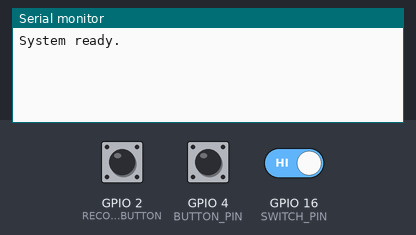
Simulated run of this sketch. Board: ESP32. Shown: the last lines printed to the serial monitor. The inputs (shaded band) are chosen by the test bench; at power-on: GPIO 2 (RECORD_BUTTON) HIGH, GPIO 4 (BUTTON_PIN) HIGH, GPIO 16 (SWITCH_PIN) HIGH. I2S audio is not simulated (input reads silence); storage starts empty.

Above: at 1.2 s.
1.3 s: GPIO 2 (RECORD_BUTTON) pulled LOW for 0.15 s
At 2.2 s:
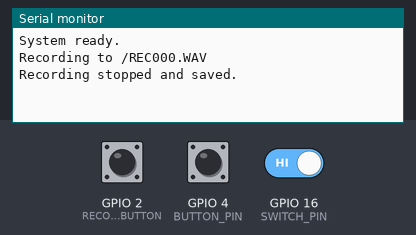
3.2 s: GPIO 4 (BUTTON_PIN) pulled LOW for 0.15 s
At 4.1 s:
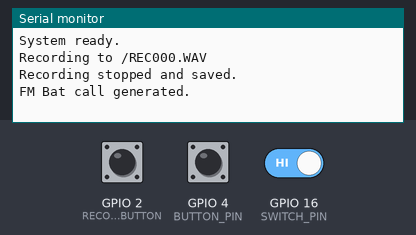
4.8 s: GPIO 2 (RECORD_BUTTON) pulled LOW for 1 s
At 5.6 s:
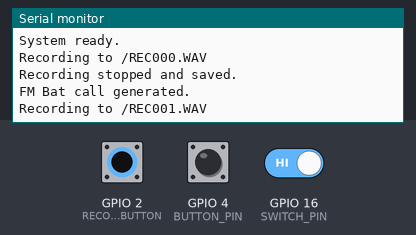
7.3 s: GPIO 4 (BUTTON_PIN) driven LOW and GPIO 16 (SWITCH_PIN) driven LOW
At 7.8 s:
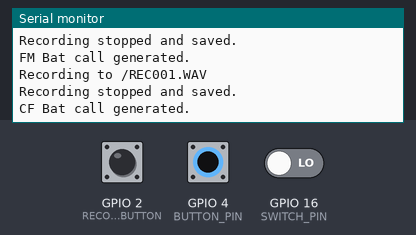

Measured:
- after the input at 1.3 s, the serial monitor: prints a new line after 0.21 s (image 1)
- after the input at 3.2 s, the serial monitor: prints a new line at once (image 2)
- after the input at 4.8 s, the serial monitor: prints a new line after 0.21 s (image 3)
- after the input at 7.3 s, the serial monitor: prints a new line at once (image 4)

The sketch:

espertillio.ino
```cpp
// (licence header left out)
#include <Arduino.h>
#include "driver/i2s.h"
#include <math.h>
#include <SD.h>
#include <SPI.h>

// === CONFIGURATION ===
#define SAMPLE_RATE 192000
#define BITS_PER_SAMPLE I2S_BITS_PER_SAMPLE_16BIT
#define CHANNELS 1
#define BUTTON_PIN 4
#define RECORD_BUTTON 2
#define SWITCH_PIN 16
#define SD_CS_PIN 5

#define I2S_IN_PORT I2S_NUM_0
#define I2S_OUT_PORT I2S_NUM_1

#define I2S_IN_BCK_IO 32
#define I2S_IN_WS_IO 33
#define I2S_IN_DI_IO 35
#define I2S_OUT_BCK_IO 25
#define I2S_OUT_WS_IO 27
#define I2S_OUT_DO_IO 26

const float freqShiftHz = 38000.0f;
const float angularFreq = 2.0f * M_PI * freqShiftHz / SAMPLE_RATE;
float phase = 0.0f;

#define CALL_F0_HZ 40000.0f
#define CALL_F1_HZ 5000.0f
#define CALL_DURATION_MS 50.0f
#define CALL_TAIL_PCT 50
#define DOPPLER_VELOCITY 0.0f
const float CALL_VOLUME_SCALE = 0.1f;

const int callSamples = int(CALL_DURATION_MS / 1000.0f * SAMPLE_RATE);
const int tailSamples = int((CALL_TAIL_PCT / 100.0f) * callSamples);
const int totalSamples = callSamples + 2 * tailSamples;
int16_t batCall[totalSamples * 2];

bool isPlaying = false;
bool isRecording = false;
int fileIndex = 0;
File recordingFile;

#define RING_BUFFER_SIZE 8192  // Tune this depending on available RAM
uint8_t ringBuffer[RING_BUFFER_SIZE];
size_t ringIndex = 0;

// === WAV HEADER ===
void writeWavHeader(File& file, uint32_t sampleRate, uint16_t bitsPerSample, uint32_t numSamples) {
  uint32_t dataChunkSize = numSamples * bitsPerSample / 8;
  uint32_t chunkSize = 36 + dataChunkSize;
  file.seek(0);
  file.write(reinterpret_cast<const uint8_t*>("RIFF"), 4);
  file.write((uint8_t*)&chunkSize, 4);
  file.write(reinterpret_cast<const uint8_t*>("WAVE"), 4);
  file.write(reinterpret_cast<const uint8_t*>("fmt "), 4);

  uint32_t subchunk1Size = 16;
  uint16_t audioFormat = 1;
  uint16_t numChannels = 1;
  uint32_t byteRate = sampleRate * numChannels * bitsPerSample / 8;
  uint16_t blockAlign = numChannels * bitsPerSample / 8;

  file.write((uint8_t*)&subchunk1Size, 4);
  file.write((uint8_t*)&audioFormat, 2);
  file.write((uint8_t*)&numChannels, 2);
  file.write((uint8_t*)&sampleRate, 4);
  file.write((uint8_t*)&byteRate, 4);
  file.write((uint8_t*)&blockAlign, 2);
  file.write((uint8_t*)&bitsPerSample, 2);
  file.write(reinterpret_cast<const uint8_t*>("data"), 4);
  file.write((uint8_t*)&dataChunkSize, 4);
}

String getNextFilename() {
  char fname[20];
  while (true) {
    snprintf(fname, sizeof(fname), "/REC%03d.WAV", fileIndex++);
    if (!SD.exists(fname)) return String(fname);
  }
}

void startRecording() {
  String fname = getNextFilename();
  recordingFile = SD.open(fname.c_str(), FILE_WRITE);
  if (!recordingFile) {
    Serial.println("Failed to open file for recording.");
    return;
  }
  // Reserve WAV header space
  for (int i = 0; i < 44; i++) recordingFile.write((uint8_t)0);
  isRecording = true;
  Serial.print("Recording to ");
  Serial.println(fname);
}

void stopRecording() {
  isRecording = false;

  // Flush any remaining audio in ring buffer
  if (ringIndex > 0) {
    recordingFile.write(ringBuffer, ringIndex);
    ringIndex = 0;
  }
  size_t fileSize = recordingFile.size();
  uint32_t samples = (fileSize - 44) / sizeof(int16_t);
  recordingFile.seek(0);
  writeWavHeader(recordingFile, SAMPLE_RATE, 16, samples);
  recordingFile.close();
  Serial.println("Recording stopped and saved.");
}

// === I2S SETUP ===
void setupI2SInput() {
  i2s_config_t config = {
    .mode = (i2s_mode_t)(I2S_MODE_MASTER | I2S_MODE_RX),
    .sample_rate = SAMPLE_RATE,
    .bits_per_sample = BITS_PER_SAMPLE,
    .channel_format = I2S_CHANNEL_FMT_ONLY_LEFT,
    .communication_format = I2S_COMM_FORMAT_I2S_MSB,
    .intr_alloc_flags = ESP_INTR_FLAG_LEVEL1,
    .dma_buf_count = 10,
    .dma_buf_len = 1024,
    .use_apll = true,
    .tx_desc_auto_clear = false,
    .fixed_mclk = SAMPLE_RATE * 256 // <- Crucial setting for getting the I2S clock right. Without this, ESP32 defaults to 48kHz no matter what .sample_rate is set to.
  };
  i2s_pin_config_t pins = {
    .bck_io_num = I2S_IN_BCK_IO,
    .ws_io_num = I2S_IN_WS_IO,
    .data_out_num = I2S_PIN_NO_CHANGE,
    .data_in_num = I2S_IN_DI_IO
  };
  i2s_driver_install(I2S_IN_PORT, &config, 0, NULL);
  i2s_set_pin(I2S_IN_PORT, &pins);
  i2s_zero_dma_buffer(I2S_IN_PORT);
}

void setupI2SOutput() {
  i2s_config_t config = {
    .mode = (i2s_mode_t)(I2S_MODE_MASTER | I2S_MODE_TX),
    .sample_rate = SAMPLE_RATE,
    .bits_per_sample = BITS_PER_SAMPLE,
    .channel_format = I2S_CHANNEL_FMT_ONLY_LEFT,
    .communication_format = I2S_COMM_FORMAT_I2S_MSB,
    .intr_alloc_flags = ESP_INTR_FLAG_LEVEL1,
    .dma_buf_count = 10,
    .dma_buf_len = 1024,
    .use_apll = true,
    .tx_desc_auto_clear = true,
    .fixed_mclk = SAMPLE_RATE * 256
  };
  i2s_pin_config_t pins = {
    .bck_io_num = I2S_OUT_BCK_IO,
    .ws_io_num = I2S_OUT_WS_IO,
    .data_out_num = I2S_OUT_DO_IO,
    .data_in_num = I2S_PIN_NO_CHANGE
  };
  i2s_driver_install(I2S_OUT_PORT, &config, 0, NULL);
  i2s_set_pin(I2S_OUT_PORT, &pins);
  i2s_zero_dma_buffer(I2S_OUT_PORT);
}

// === BAT CALL GENERATION ===
void generateFMBatCall(int16_t* out) {
  for (int i = 0; i < totalSamples; i++) out[i] = 0;
  float T = CALL_DURATION_MS / 1000.0f;
  float f0 = CALL_F0_HZ, f1 = CALL_F1_HZ, k = (f1 - f0) / T;
  for (int i = 0; i < callSamples; i++) {
    float t = i / (float)SAMPLE_RATE;
    float p = 2.0f * M_PI * (f0 * t + 0.5f * k * t * t);
    float h = 0.5f * (1 - cosf(2.0f * M_PI * i / (callSamples - 1)));
    out[tailSamples + i] = (int16_t)(sinf(p) * h * 32767.0f * CALL_VOLUME_SCALE);
  }
  Serial.println("FM Bat call generated.");
}

void generateCFBatCall(float f0, float dur_ms, float fs, float tail_pct, float velocity, int16_t* out) {
  float c = 343.0f, dur_s = dur_ms / 1000.0f;
  int n = int(dur_s * fs);
  float* tone = new float[n];
  for (int i = 0; i < n; i++) tone[i] = sinf(2.0f * M_PI * f0 * i / fs) * (0.5f - 0.5f * cosf(2.0f * M_PI * i / (n - 1)));
  if (velocity != 0) {
    float doppler_ratio = sqrtf((c - velocity) / (c + velocity));
    int n_resamp = int(n * doppler_ratio);
    float* resampled = new float[n_resamp];
    for (int i = 0; i < n_resamp; i++) {
      float idx = i / doppler_ratio;
      int i0 = int(idx);
      float frac = idx - i0;
      resampled[i] = (i0 + 1 < n) ? tone[i0] * (1 - frac) + tone[i0 + 1] * frac : 0;
    }
    delete[] tone;
    tone = resampled;
    n = n_resamp;
  }
  float maxval = 0.0f;
  for (int i = 0; i < n; i++)
    if (fabsf(tone[i]) > maxval) maxval = fabsf(tone[i]);
  for (int i = 0; i < totalSamples; i++) out[i] = 0;
  for (int i = 0; i < n; i++) out[tailSamples + i] = (int16_t)(tone[i] / maxval * 32767.0f * CALL_VOLUME_SCALE);
  delete[] tone;
  Serial.println("CF Bat call generated.");
}

void writeCallToSD(const char* filename) {
  File file = SD.open(filename, FILE_WRITE);
  if (!file) {
    Serial.println("Failed to open file for writing.");
    return;
  }
  writeWavHeader(file, SAMPLE_RATE, 16, totalSamples);
  file.write((uint8_t*)batCall, totalSamples * sizeof(int16_t));
  file.close();
  Serial.println("Bat call written to SD as WAV.");
}

// === SETUP ===
void setup() {
  Serial.begin(115200);
  pinMode(BUTTON_PIN, INPUT_PULLUP);
  pinMode(RECORD_BUTTON, INPUT_PULLUP);
  pinMode(SWITCH_PIN, INPUT_PULLUP);

  if (!SD.begin(SD_CS_PIN)) {
    Serial.println("SD init failed!");
    return;
  }

  setupI2SInput();
  setupI2SOutput();
  Serial.println("System ready.");
}

// === LOOP ===
void loop() {
  if (digitalRead(BUTTON_PIN) == LOW && !isPlaying) {
    isPlaying = true;
    int16_t* call = new int16_t[totalSamples];
    if (digitalRead(SWITCH_PIN) == LOW)
      generateCFBatCall(CALL_F0_HZ, CALL_DURATION_MS, SAMPLE_RATE, CALL_TAIL_PCT, DOPPLER_VELOCITY, call);
    else
      generateFMBatCall(call);

    size_t bytesWritten;
    i2s_write(I2S_OUT_PORT, call, totalSamples * sizeof(int16_t), &bytesWritten, portMAX_DELAY);
    delete[] call;
    delay(500);
    isPlaying = false;
    return;
  }

  if (digitalRead(RECORD_BUTTON) == LOW && !isRecording) {
    delay(200);
    startRecording();
  }
  if (digitalRead(RECORD_BUTTON) == HIGH && isRecording) {
    delay(200);
    stopRecording();
  }

  const int bufferSize = 1024;
  int16_t buffer[bufferSize], playBuffer[bufferSize];
  size_t bytesRead = 0, bytesWritten = 0;

  i2s_read(I2S_IN_PORT, buffer, sizeof(buffer), &bytesRead, portMAX_DELAY);
  size_t samplesRead = bytesRead / sizeof(int16_t);

  if (isRecording) {
    // Copy to ring buffer
    size_t spaceLeft = RING_BUFFER_SIZE - ringIndex;
    size_t copySize = min(spaceLeft, samplesRead * sizeof(int16_t));
    memcpy(&ringBuffer[ringIndex], buffer, copySize);
    ringIndex += copySize;

    // If buffer full, write to SD
    if (ringIndex >= RING_BUFFER_SIZE) {
      recordingFile.write(ringBuffer, RING_BUFFER_SIZE);
      ringIndex = 0;
    }
  } else {
    // Live heterodyne output only if not recording
    for (size_t i = 0; i < samplesRead; i++) {
      float s = buffer[i] / 32768.0f;
      s *= 10.0f * cosf(phase);
      phase += angularFreq;
      if (phase > 2.0f * M_PI) phase -= 2.0f * M_PI;
      s = constrain(s, -1.0f, 1.0f);
      playBuffer[i] = (int16_t)(s * 32767.0f);
    }
    i2s_write(I2S_OUT_PORT, playBuffer, samplesRead * sizeof(int16_t), &bytesWritten, portMAX_DELAY);
  }
}
```
